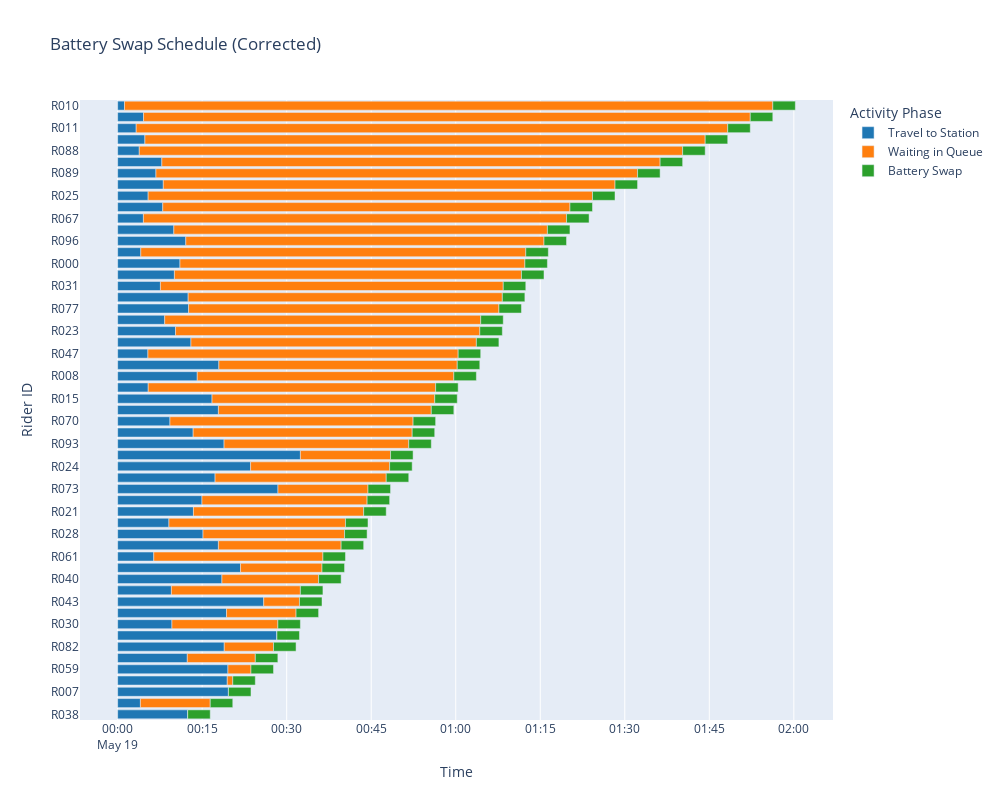

This figure's notebook cell:
### Code cell
import plotly.express as px
import pandas as pd
import json
from datetime import datetime, timedelta

def create_correct_gantt_chart():
    # Load swap plan
    with open('swap_plan.json') as f:
        swap_plan = json.load(f)

    # Convert timestamps to proper datetime format
    base_time = datetime(2025, 5, 19)  # Using the date from your input example
    for swap in swap_plan:
        swap['depart_dt'] = base_time + timedelta(minutes=swap['depart_ts'])
        swap['arrive_dt'] = base_time + timedelta(minutes=swap['arrive_ts'])
        swap['swap_start_dt'] = base_time + timedelta(minutes=swap['swap_start_ts'])
        swap['swap_end_dt'] = base_time + timedelta(minutes=swap['swap_end_ts'])

    # Prepare data for Gantt chart
    data = []
    for swap in swap_plan:
        data.append({
            "Task": swap['rider_id'],
            "Start": swap['depart_dt'],
            "Finish": swap['arrive_dt'],
            "Phase": "Travel to Station",
            "Station": swap['station_id']
        })
        data.append({
            "Task": swap['rider_id'],
            "Start": swap['arrive_dt'],
            "Finish": swap['swap_start_dt'],
            "Phase": "Waiting in Queue",
            "Station": swap['station_id']
        })
        data.append({
            "Task": swap['rider_id'],
            "Start": swap['swap_start_dt'],
            "Finish": swap['swap_end_dt'],
            "Phase": "Battery Swap",
            "Station": swap['station_id']
        })

    df = pd.DataFrame(data)

    # Create Gantt chart
    fig = px.timeline(
        df,
        x_start="Start",
        x_end="Finish",
        y="Task",
        color="Phase",
        title="Battery Swap Schedule (Corrected)",
        labels={"Task": "Rider ID", "Phase": "Activity Phase"},
        color_discrete_map={
            "Travel to Station": "#1f77b4",
            "Waiting in Queue": "#ff7f0e",
            "Battery Swap": "#2ca02c"
        },
        hover_data=["Station"],
        category_orders={"Phase": ["Travel to Station", "Waiting in Queue", "Battery Swap"]}
    )

    # Update layout
    fig.update_yaxes(categoryorder="total ascending")
    fig.update_layout(
        xaxis_title="Time",
        legend_title="Activity Phase",
        height=800,
        width=1000,
        xaxis=dict(
            tickformat="%H:%M\n%b %d"
        )
    )

    fig.write_html("corrected_swap_schedule_gantt.html")
    return fig

# Generate corrected Gantt chart
corrected_gantt = create_correct_gantt_chart()
corrected_gantt.show()

### Figure 1 — Plotly figure (JSON) as saved in the notebook; plotly's stock layout.template omitted (floating-point values rounded to 4 significant figures)
{"data": [{"base": ["2025-05-19T00:00:00.000000000", "2025-05-19T00:00:00.000000000", "2025-05-19T00:00:00.000000000", "2025-05-19T00:00:00.000000000", "2025-05-19T00:00:00.000000000", "2025-05-19T00:00:00.000000000", "2025-05-19T00:00:00.000000000", "2025-05-19T00:00:00.000000000", "2025-05-19T00:00:00.000000000", "2025-05-19T00:00:00.000000000", "2025-05-19T00:00:00.000000000", "2025-05-19T00:00:00.000000000", "2025-05-19T00:00:00.000000000", "2025-05-19T00:00:00.000000000", "2025-05-19T00:00:00.000000000", "2025-05-19T00:00:00.000000000", "2025-05-19T00:00:00.000000000", "2025-05-19T00:00:00.000000000", "2025-05-19T00:00:00.000000000", "2025-05-19T00:00:00.000000000", "2025-05-19T00:00:00.000000000", "2025-05-19T00:00:00.000000000", "2025-05-19T00:00:00.000000000", "2025-05-19T00:00:00.000000000", "2025-05-19T00:00:00.000000000", "2025-05-19T00:00:00.000000000", "2025-05-19T00:00:00.000000000", "2025-05-19T00:00:00.000000000", "2025-05-19T00:00:00.000000000", "2025-05-19T00:00:00.000000000", "2025-05-19T00:00:00.000000000", "2025-05-19T00:00:00.000000000", "2025-05-19T00:00:00.000000000", "2025-05-19T00:00:00.000000000", "2025-05-19T00:00:00.000000000", "2025-05-19T00:00:00.000000000", "2025-05-19T00:00:00.000000000", "2025-05-19T00:00:00.000000000", "2025-05-19T00:00:00.000000000", "2025-05-19T00:00:00.000000000", "2025-05-19T00:00:00.000000000", "2025-05-19T00:00:00.000000000", "2025-05-19T00:00:00.000000000", "2025-05-19T00:00:00.000000000", "2025-05-19T00:00:00.000000000", "2025-05-19T00:00:00.000000000", "2025-05-19T00:00:00.000000000", "2025-05-19T00:00:00.000000000", "2025-05-19T00:00:00.000000000", "2025-05-19T00:00:00.000000000", "2025-05-19T00:00:00.000000000", "2025-05-19T00:00:00.000000000", "2025-05-19T00:00:00.000000000", "2025-05-19T00:00:00.000000000", "2025-05-19T00:00:00.000000000"], "customdata": [["S_C"], ["S_C"], ["S_C"], ["S_C"], ["S_C"], ["S_B"], ["S_A"], ["S_B"], ["S_A"], ["S_C"], ["S_B"], ["S_B"], ["S_A"], ["S_A"], ["S_A"], ["S_A"], ["S_C"], ["S_A"], ["S_A"], ["S_A"], ["S_A"], ["S_A"], ["S_C"], ["S_B"], ["S_B"], ["S_B"], ["S_B"], ["S_B"], ["S_A"], ["S_C"], ["S_A"], ["S_B"], ["S_C"], ["S_C"], ["S_B"], ["S_C"], ["S_A"], ["S_C"], ["S_B"], ["S_B"], ["S_C"], ["S_A"], ["S_C"], ["S_A"], ["S_B"], ["S_A"], ["S_C"], ["S_A"], ["S_A"], ["S_B"], ["S_A"], ["S_B"], ["S_A"], ["S_A"], ["S_A"]], "hovertemplate": "Activity Phase=Travel to Station<br>Start=%{base}<br>Finish=%{x}<br>Rider ID=%{y}<br>Station=%{customdata[0]}<extra></extra>", "legendgroup": "Travel to Station", "marker": {"color": "#1f77b4", "pattern": {"shape": ""}}, "name": "Travel to Station", "orientation": "h", "showlegend": true, "textposition": "auto", "type": "bar", "x": [745869, 242303, 1167343, 741766, 578155, 1179751, 1696164, 1174519, 1555419, 572352, 1135034, 1159307, 1308481, 909044, 897997, 1415530, 384571, 804020, 1005053, 1077592, 616650, 750853, 546055, 1110476, 1072777, 807027, 1037454, 1133208, 663733, 1707236, 598458, 1072757, 1946178, 557012, 847623, 325513, 480369, 322316, 780607, 755404, 500848, 324711, 455547, 486092, 604254, 407872, 246523, 470746, 230286, 725728, 290246, 274183, 197362, 275471, 72789], "xaxis": "x", "y": ["R038", "R044", "R074", "R034", "R030", "R007", "R069", "R059", "R043", "R060", "R082", "R091", "R049", "R028", "R057", "R024", "R061", "R066", "R015", "R079", "R023", "R014", "R080", "R040", "R099", "R021", "R046", "R093", "R000", "R073", "R065", "R035", "R045", "R070", "R008", "R076", "R042", "R047", "R020", "R077", "R072", "R025", "R031", "R083", "R098", "R089", "R001", "R054", "R088", "R096", "R037", "R067", "R011", "R027", "R010"], "yaxis": "y"}, {"base": ["2025-05-19T00:12:25.869832000", "2025-05-19T00:04:02.303242000", "2025-05-19T00:19:27.343957000", "2025-05-19T00:12:21.766811000", "2025-05-19T00:09:38.155833000", "2025-05-19T00:19:39.751137000", "2025-05-19T00:28:16.164401000", "2025-05-19T00:19:34.519989000", "2025-05-19T00:25:55.419566000", "2025-05-19T00:09:32.352860000", "2025-05-19T00:18:55.034352000", "2025-05-19T00:19:19.307646000", "2025-05-19T00:21:48.481036000", "2025-05-19T00:15:09.044002000", "2025-05-19T00:14:57.997698000", "2025-05-19T00:23:35.530880000", "2025-05-19T00:06:24.571035000", "2025-05-19T00:13:24.020184000", "2025-05-19T00:16:45.053268000", "2025-05-19T00:17:57.592631000", "2025-05-19T00:10:16.650374000", "2025-05-19T00:12:30.853160000", "2025-05-19T00:09:06.055713000", "2025-05-19T00:18:30.476427000", "2025-05-19T00:17:52.777948000", "2025-05-19T00:13:27.027690000", "2025-05-19T00:17:17.454274000", "2025-05-19T00:18:53.208246000", "2025-05-19T00:11:03.733436000", "2025-05-19T00:28:27.236214000", "2025-05-19T00:09:58.458808000", "2025-05-19T00:17:52.757373000", "2025-05-19T00:32:26.178704000", "2025-05-19T00:09:17.012619000", "2025-05-19T00:14:07.623264000", "2025-05-19T00:05:25.513697000", "2025-05-19T00:08:00.369229000", "2025-05-19T00:05:22.316091000", "2025-05-19T00:13:00.607048000", "2025-05-19T00:12:35.404061000", "2025-05-19T00:08:20.848920000", "2025-05-19T00:05:24.711801000", "2025-05-19T00:07:35.547684000", "2025-05-19T00:08:06.092878000", "2025-05-19T00:10:04.254524000", "2025-05-19T00:06:47.872387000", "2025-05-19T00:04:06.523673000", "2025-05-19T00:07:50.746052000", "2025-05-19T00:03:50.286978000", "2025-05-19T00:12:05.728048000", "2025-05-19T00:04:50.246583000", "2025-05-19T00:04:34.183055000", "2025-05-19T00:03:17.362917000", "2025-05-19T00:04:35.471433000", "2025-05-19T00:01:12.789893000"], "customdata": [["S_C"], ["S_C"], ["S_C"], ["S_C"], ["S_C"], ["S_B"], ["S_A"], ["S_B"], ["S_A"], ["S_C"], ["S_B"], ["S_B"], ["S_A"], ["S_A"], ["S_A"], ["S_A"], ["S_C"], ["S_A"], ["S_A"], ["S_A"], ["S_A"], ["S_A"], ["S_C"], ["S_B"], ["S_B"], ["S_B"], ["S_B"], ["S_B"], ["S_A"], ["S_C"], ["S_A"], ["S_B"], ["S_C"], ["S_C"], ["S_B"], ["S_C"], ["S_A"], ["S_C"], ["S_B"], ["S_B"], ["S_C"], ["S_A"], ["S_C"], ["S_A"], ["S_B"], ["S_A"], ["S_C"], ["S_A"], ["S_A"], ["S_B"], ["S_A"], ["S_B"], ["S_A"], ["S_A"], ["S_A"]], "hovertemplate": "Activity Phase=Waiting in Queue<br>Start=%{base}<br>Finish=%{x}<br>Rider ID=%{y}<br>Station=%{customdata[0]}<extra></extra>", "legendgroup": "Waiting in Queue", "marker": {"color": "#ff7f0e", "pattern": {"shape": ""}}, "name": "Waiting in Queue", "orientation": "h", "showlegend": true, "textposition": "auto", "type": "bar", "x": [0, 743566, 58525, 724103, 1127713, 0, 0, 245231, 380744, 1373516, 524716, 740443, 867683, 1507120, 1758166, 1480633, 1801298, 2332144, 2371111, 2538571, 3239514, 3345311, 1879814, 1029274, 1306973, 1812723, 1822296, 1966542, 3672430, 958633, 3977705, 2266993, 959691, 2588857, 2732127, 3060356, 4335795, 3303553, 3039144, 3304347, 3365020, 4731452, 3650322, 4810071, 3695496, 5128292, 4099346, 5305418, 5785877, 3814023, 5965917, 4505568, 6298801, 6460692, 6903374], "xaxis": "x", "y": ["R038", "R044", "R074", "R034", "R030", "R007", "R069", "R059", "R043", "R060", "R082", "R091", "R049", "R028", "R057", "R024", "R061", "R066", "R015", "R079", "R023", "R014", "R080", "R040", "R099", "R021", "R046", "R093", "R000", "R073", "R065", "R035", "R045", "R070", "R008", "R076", "R042", "R047", "R020", "R077", "R072", "R025", "R031", "R083", "R098", "R089", "R001", "R054", "R088", "R096", "R037", "R067", "R011", "R027", "R010"], "yaxis": "y"}, {"base": ["2025-05-19T00:12:25.869832000", "2025-05-19T00:16:25.869832000", "2025-05-19T00:20:25.869832000", "2025-05-19T00:24:25.869832000", "2025-05-19T00:28:25.869832000", "2025-05-19T00:19:39.751137000", "2025-05-19T00:28:16.164401000", "2025-05-19T00:23:39.751137000", "2025-05-19T00:32:16.164401000", "2025-05-19T00:32:25.869832000", "2025-05-19T00:27:39.751137000", "2025-05-19T00:31:39.751137000", "2025-05-19T00:36:16.164401000", "2025-05-19T00:40:16.164401000", "2025-05-19T00:44:16.164401000", "2025-05-19T00:48:16.164401000", "2025-05-19T00:36:25.869832000", "2025-05-19T00:52:16.164401000", "2025-05-19T00:56:16.164401000", "2025-05-19T01:00:16.164401000", "2025-05-19T01:04:16.164401000", "2025-05-19T01:08:16.164401000", "2025-05-19T00:40:25.869832000", "2025-05-19T00:35:39.751137000", "2025-05-19T00:39:39.751137000", "2025-05-19T00:43:39.751137000", "2025-05-19T00:47:39.751137000", "2025-05-19T00:51:39.751137000", "2025-05-19T01:12:16.164401000", "2025-05-19T00:44:25.869832000", "2025-05-19T01:16:16.164401000", "2025-05-19T00:55:39.751137000", "2025-05-19T00:48:25.869832000", "2025-05-19T00:52:25.869832000", "2025-05-19T00:59:39.751137000", "2025-05-19T00:56:25.869832000", "2025-05-19T01:20:16.164401000", "2025-05-19T01:00:25.869832000", "2025-05-19T01:03:39.751137000", "2025-05-19T01:07:39.751137000", "2025-05-19T01:04:25.869832000", "2025-05-19T01:24:16.164401000", "2025-05-19T01:08:25.869832000", "2025-05-19T01:28:16.164401000", "2025-05-19T01:11:39.751137000", "2025-05-19T01:32:16.164401000", "2025-05-19T01:12:25.869832000", "2025-05-19T01:36:16.164401000", "2025-05-19T01:40:16.164401000", "2025-05-19T01:15:39.751137000", "2025-05-19T01:44:16.164401000", "2025-05-19T01:19:39.751137000", "2025-05-19T01:48:16.164401000", "2025-05-19T01:52:16.164401000", "2025-05-19T01:56:16.164401000"], "customdata": [["S_C"], ["S_C"], ["S_C"], ["S_C"], ["S_C"], ["S_B"], ["S_A"], ["S_B"], ["S_A"], ["S_C"], ["S_B"], ["S_B"], ["S_A"], ["S_A"], ["S_A"], ["S_A"], ["S_C"], ["S_A"], ["S_A"], ["S_A"], ["S_A"], ["S_A"], ["S_C"], ["S_B"], ["S_B"], ["S_B"], ["S_B"], ["S_B"], ["S_A"], ["S_C"], ["S_A"], ["S_B"], ["S_C"], ["S_C"], ["S_B"], ["S_C"], ["S_A"], ["S_C"], ["S_B"], ["S_B"], ["S_C"], ["S_A"], ["S_C"], ["S_A"], ["S_B"], ["S_A"], ["S_C"], ["S_A"], ["S_A"], ["S_B"], ["S_A"], ["S_B"], ["S_A"], ["S_A"], ["S_A"]], "hovertemplate": "Activity Phase=Battery Swap<br>Start=%{base}<br>Finish=%{x}<br>Rider ID=%{y}<br>Station=%{customdata[0]}<extra></extra>", "legendgroup": "Battery Swap", "marker": {"color": "#2ca02c", "pattern": {"shape": ""}}, "name": "Battery Swap", "orientation": "h", "showlegend": true, "textposition": "auto", "type": "bar", "x": [240000, 240000, 240000, 240000, 240000, 240000, 240000, 240000, 240000, 240000, 240000, 240000, 240000, 240000, 240000, 240000, 240000, 240000, 240000, 240000, 240000, 240000, 240000, 240000, 240000, 240000, 240000, 240000, 240000, 240000, 240000, 240000, 240000, 240000, 240000, 240000, 240000, 240000, 240000, 240000, 240000, 240000, 240000, 240000, 240000, 240000, 240000, 240000, 240000, 240000, 240000, 240000, 240000, 240000, 240000], "xaxis": "x", "y": ["R038", "R044", "R074", "R034", "R030", "R007", "R069", "R059", "R043", "R060", "R082", "R091", "R049", "R028", "R057", "R024", "R061", "R066", "R015", "R079", "R023", "R014", "R080", "R040", "R099", "R021", "R046", "R093", "R000", "R073", "R065", "R035", "R045", "R070", "R008", "R076", "R042", "R047", "R020", "R077", "R072", "R025", "R031", "R083", "R098", "R089", "R001", "R054", "R088", "R096", "R037", "R067", "R011", "R027", "R010"], "yaxis": "y"}], "layout": {"barmode": "overlay", "height": 800, "legend": {"title": {"text": "Activity Phase"}, "tracegroupgap": 0}, "title": {"text": "Battery Swap Schedule (Corrected)"}, "width": 1000, "xaxis": {"anchor": "y", "domain": [0, 1], "tickformat": "%H:%M\n%b %d", "title": {"text": "Time"}, "type": "date"}, "yaxis": {"anchor": "x", "categoryorder": "total ascending", "domain": [0, 1], "title": {"text": "Rider ID"}}}}
